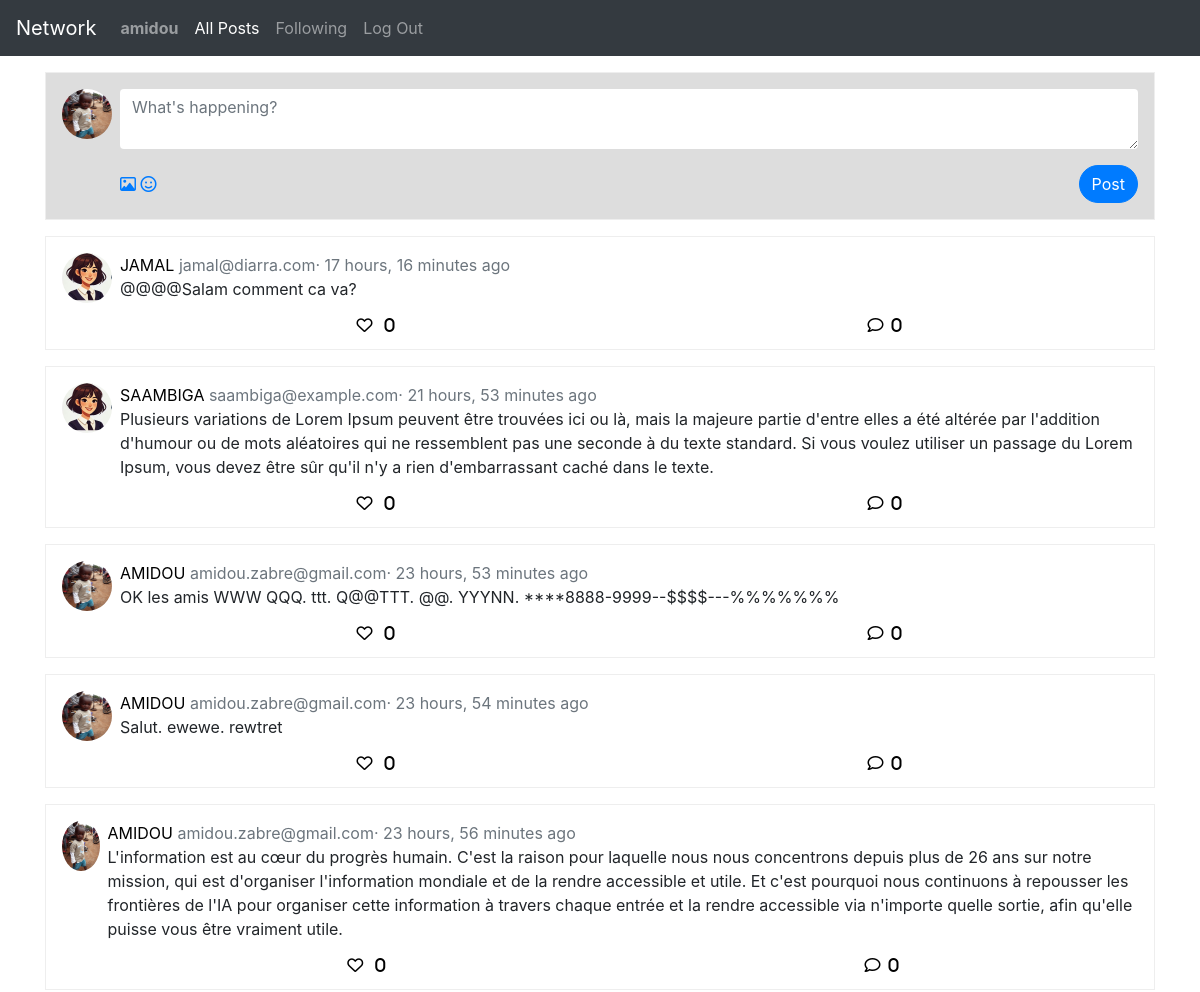
/ (signed in, upper part), run on an earlier commit of the app's database.
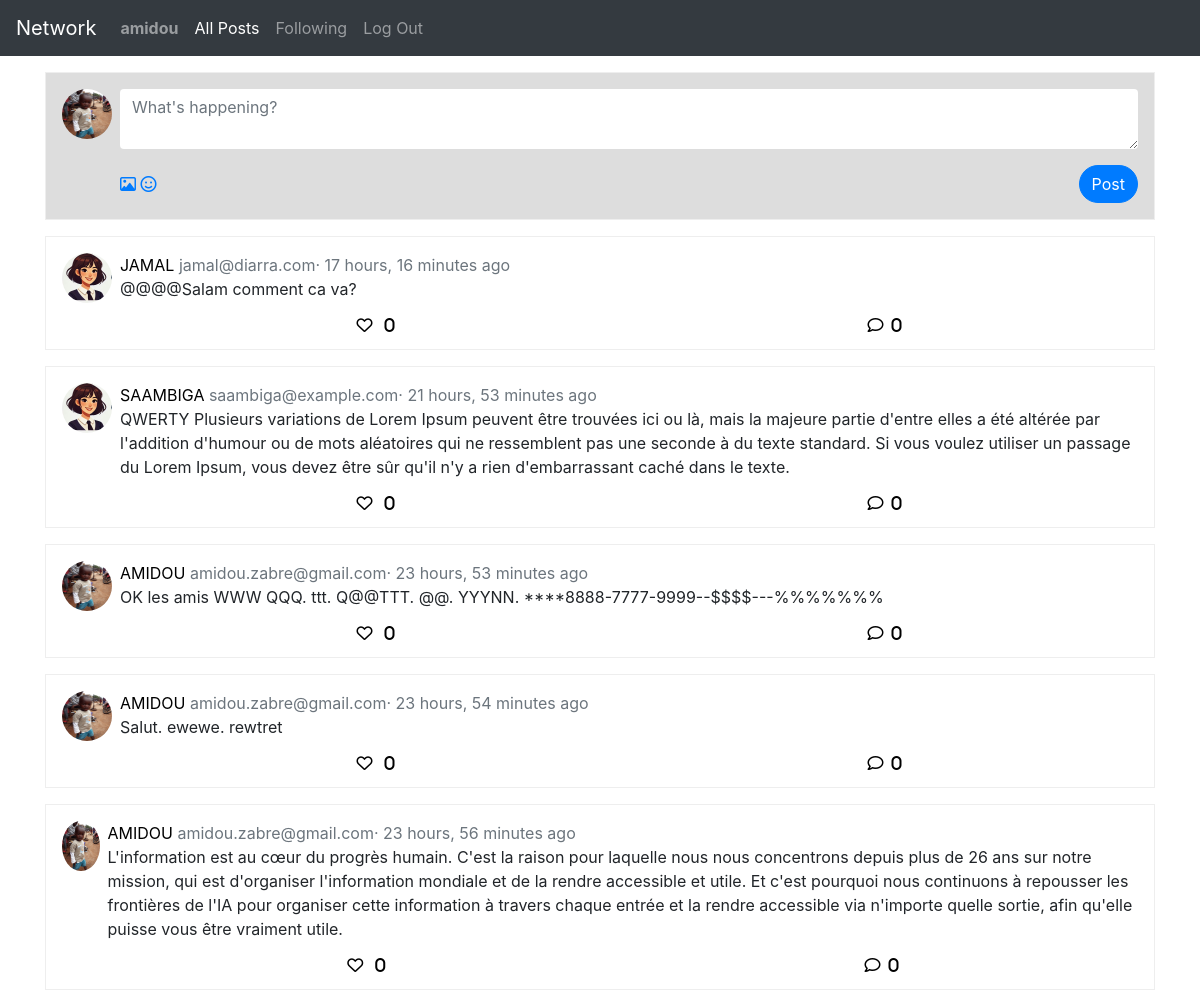
And on a later commit of the database.
### network/models.py (models this page shows, shortened)
class Post(models.Model):
    user = models.ForeignKey(User, on_delete=models.CASCADE)
    content = models.TextField()
    created_at = models.DateTimeField(auto_now_add=True)

class User(AbstractUser):
    bio = models.TextField(blank=True)
    user_img = models.ImageField(upload_to='user_images/', default="user_images/blank_user_img.png")

### network/views.py (the view)
# urls.py: path("", views.index, name="index"),
def index(request):
    posts_list = Post.objects.all().order_by('-created_at')
    for post in posts_list:
        post.user_liked = post.likes.filter(user=request.user).exists()
    paginator = Paginator(posts_list, 10)
    page_number = request.GET.get('page')
    posts = paginator.get_page(page_number)
    return render(request, "network/index.html", context={
        'posts':posts
    })

### network/templates/network/index.html (shortened to what this page needs)
{% extends "network/layout.html" %}
{% block body %}
        {% if user.is_authenticated %}
        <div class="post-box compose" data-user-authenticated="{{ user.username }}">
            <div class="d-flex">
                <img src="{{  user.user_img.url }}" class="profile-img me-2 mr-2" alt="Profile">
                <div class="flex-grow-1">
                    <form action="{% url 'post_add' %}" method="post">
                        <textarea name="content" class="form-control border-0" placeholder="What's happening?" required></textarea>
                        <div class="d-flex justify-content-between align-items-center mt-3">
                            <div>
                                <i class="far fa-image text-primary"></i>
                                <i class="far fa-smile text-primary ms-3"></i>
                            </div>
                            <input type="submit" class="btn btn-primary rounded-pill" value="Post"/>
                        </div>
                    </form>
                </div>
            </div>
        </div>
        {% endif %}
        {% include "network/posts.html" %}
{% endblock %}

### network/templates/network/posts.html (shortened to what this page needs)
{% load static %}
{% block posts%}
    <div class="posts">
        {% for post in posts%}
        <div class="post-box">
            <div class="d-flex">
                <img src="{{ post.user.user_img.url }}" class="profile-img me-2 mr-2" alt="Profile">
                <div class="d-flex flex-column flex-grow-1">
                    <div class="mb-0">
                        <a href="{% url 'profile' post.user.username %}">{{post.user.username|upper}} </a>
                        <span class="text-muted">
                            {{post.user.email}}·
                            {{post.created_at|timesince }} ago
                        </span>
                    </div>
                    <p
                        id="post-{{ post.id }}"
                        data-post-id="{{ post.id }}"
                        {% if user.is_authenticated and user.username == post.user.username %}
                            data-post-editable="{{ user.username }}"
                        {% endif %}
                        >
                        {{post.content}}
                    </p>
                    <div class="d-flex justify-content-around w-100">
                        <a
                            href="#"
                            data-post-id="{{ post.id }}"
                            {% if post.user_liked %}
                                data-post-liked=True
                                class="like fa-solid fa-heart"
                            {% else %}
                                class="like far fa-heart"
                                data-post-liked=False
                            {% endif %}
                        >
                            <span class="pl-2">{{ post.likes.count }}</span>
                        </a>
                        <a href="#" class="comment far fa-comment"><span class="pl-2">0</span></a>
                    </div>
                </div>
            </div>
        </div>
        {% endfor %}
    </div>
{% endblock %}

What changed in the data, as far as the page shows it:
changed Post "SAAMBIGA": content "Plusieurs variations de Lorem…" → "QWERTY Plusieurs variations de Lorem…"
changed Post: content "OK les amis WWW QQQ. ttt. Q@@TTT. @@. YYYNN. ****8888-9999--$$$$---%%%%%%%" → "OK les amis WWW QQQ. ttt. Q@@TTT. @@. YYYNN. ****8888-7777-9999--$$$$---%%%%%%%"
